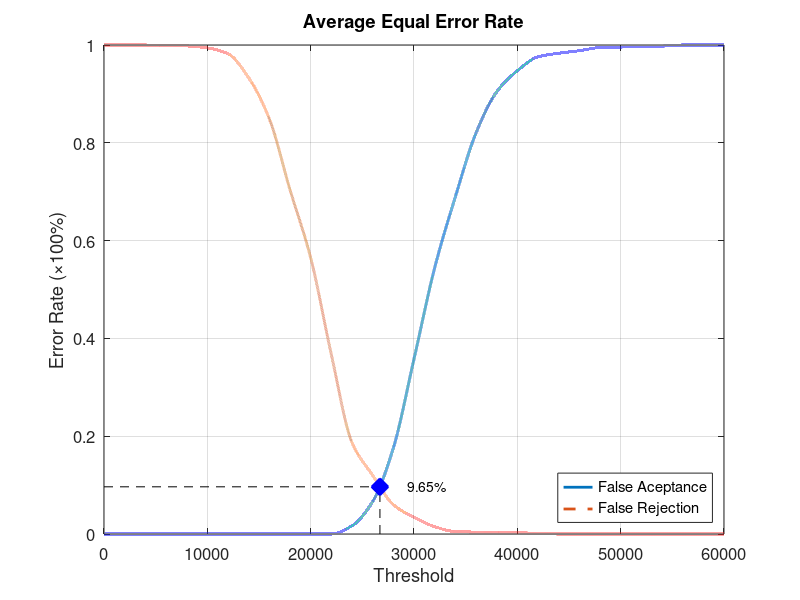
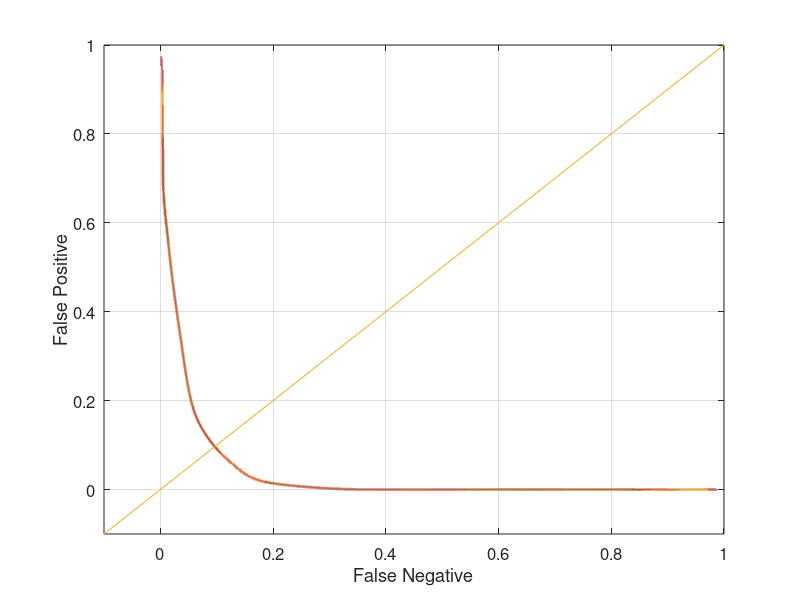

The MATLAB source for these figures, in order:
function yEER = Database3Average
close all;
clear;
clc;
x = 0:2000:60000;
xq = 0:0.5:60000;

y0 = [0 0 0 0 0 0 0 0 0 0 0 0 0.0168421 0.0663158 0.175789 0.357895 0.544211 0.689474 0.82 0.904211 0.947368 0.975789 0.983158 0.988421 0.994737 0.99579 0.997895 0.997895 1 1 1];
yy0 = interp1(x, y0, xq, 'pchip');
y1 = [1 1 1 0.998 0.998 0.994 0.982 0.933 0.849 0.704 0.565 0.367 0.187 0.12 0.06 0.034 0.015 0.005 0.004 0.004 0.003 0.001 0 0 0 0 0 0 0 0 0];
yy1 = interp1(x, y1, xq, 'pchip');

% Calculating EER: 
y2 = abs(y0 - y1);
find(y2 == min(y2))
yy2 = abs(yy0 - yy1);
xEER = find(yy2 == min(yy2));
xEERIndex = xq(xEER) % X-axis EER
yEER = yy0(xEER) % Y-axis EER

main = figure
plot(xq, yy0,'-','LineWidth', 2);	hold on
plot(xq, yy1,'--','LineWidth', 2);	hold on
plot([xEERIndex xEERIndex], [0 yEER], 'k--');	hold on
plot([0 xEERIndex], [yEER yEER], 'k--');	hold on
plot(xEERIndex, yEER, 'bx', 'LineWidth', 10);	hold on
text(xEERIndex + 10 * xEERIndex / 100, yEER, [num2str(round((10000 * yEER)) / 100) '%'])
legend('False Aceptance', 'False Rejection', 'Location', 'SouthEast')
xlabel('Threshold')
ylabel('Error Rate (\times100%)')
title('Average Equal Error Rate')
set(gca, 'FontSize', 12)
axis([0 60000 0 1])
grid on

print(main, 'Database3AverageMain', '-dpng');
FNRxFPR = figure('Color', [1 1 1]);
plot(yy1, yy0, '-', yy1, yy0, 'LineWidth', 2);
hold on
y = -0.1:0.1:1
plot(y, y); 
set(gca, 'FontSize', 12)
xlabel('False Negative')
ylabel('False Positive')
axis([-0.1 1 -0.1 1])
set(gca, 'FontSize', 12)
grid on

print(FNRxFPR, 'Database3AverageFNRxFPR','-dpng');
end
